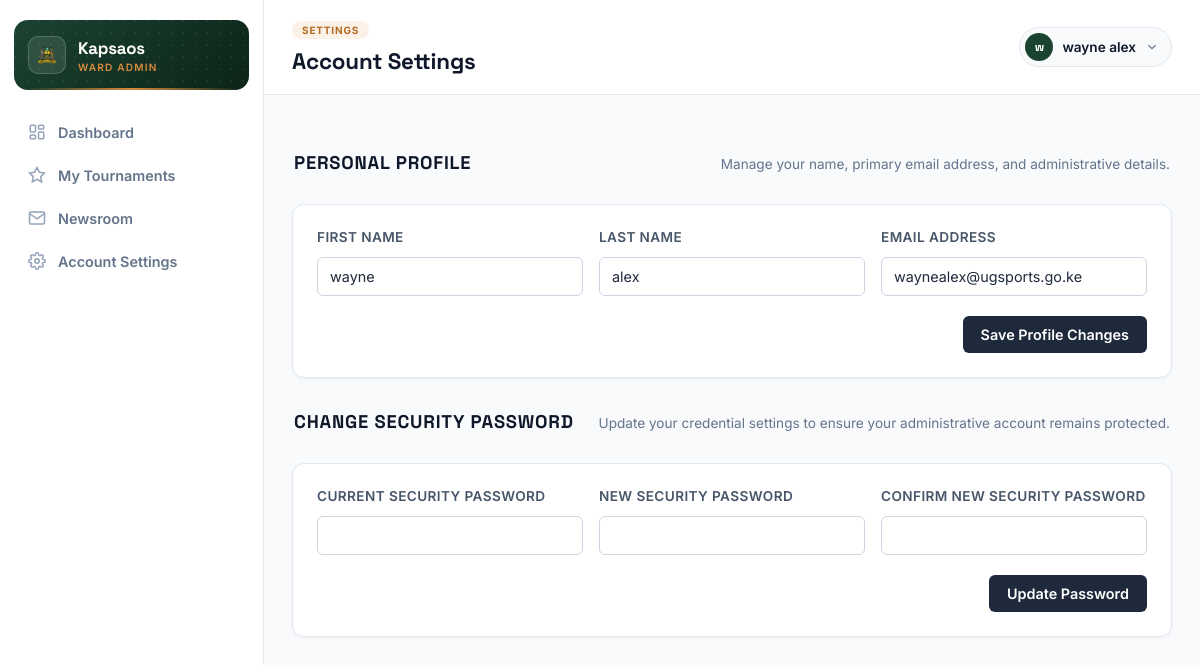
The app's page /accounts/ward/account/settings/ (signed in) with its own data.
### accounts/models.py (models this page shows, shortened)
class User(AbstractUser):
    class Role(models.TextChoices):
        SYSTEM_ADMIN = 'system_admin', 'System Admin'
        COUNTY_ICT_OFFICER = 'county_ict', 'County ICT Officer'
        SUB_COUNTY_ADMIN = 'sub_county_admin', 'Sub-County Admin'
        WARD_ADMIN = 'ward_admin', 'Ward Admin'
        TEAM_MANAGER = 'team_manager', 'Team Manager'
    role = models.CharField(max_length=20, choices=Role.choices)
    sub_county = models.ForeignKey(
        SubCounty, on_delete=models.PROTECT, null=True, blank=True, related_name='admins'
    )
    ward = models.ForeignKey(
        Ward, on_delete=models.PROTECT, null=True, blank=True, related_name='admins'
    )
    phone_number = models.CharField(max_length=20, blank=True)

class Ward(models.Model):
    sub_county = models.ForeignKey(SubCounty, on_delete=models.CASCADE, related_name='wards')
    name = models.CharField(max_length=100)
    created_at = models.DateTimeField(auto_now_add=True)
    class Meta:
        verbose_name_plural = "Wards"
        unique_together = ('sub_county', 'name')
        ordering = ['sub_county__name', 'name']

### accounts/views.py (the view, shortened to what this page needs)
# urls.py: path('ward/account/settings/', views.ward_account_settings, name='ward_account_settings'),
@ward_admin_required
@login_required
def ward_account_settings(request):
    if not hasattr(request.user, 'ward') or not request.user.ward:
        messages.error(request, "Access denied. Only Ward Admins can access this panel.")
        return redirect('login')
    ward = request.user.ward
    profile_form = WardAdminProfileForm(instance=request.user)
    password_form = PasswordChangeForm(user=request.user)
    context = {
        'active_nav': 'account',
        'ward': ward,
        'profile_form': profile_form,
        'password_form': password_form,
    }
    return render(request, 'ward/account.html', context)

### accounts/forms.py (shortened to what this page needs)
class WardAdminProfileForm(forms.ModelForm):
    first_name = forms.CharField(max_length=150, required=True)
    last_name = forms.CharField(max_length=150, required=True)
    email = forms.EmailField(required=True)
    class Meta:
        model = User
        fields = ['first_name', 'last_name', 'email']
    def __init__(self, *args, **kwargs):
        super().__init__(*args, **kwargs)
        self.fields['email'].widget.attrs['readonly'] = 'readonly'

### accounts/templates/ward/account.html (shortened to what this page needs)
{% extends "ward/wardadmin_base.html" %}
{% block page_eyebrow %}Settings{% endblock %}
{% block page_title %}Account Settings{% endblock %}
{% block content %}
<div class="group-header-row" style="margin-bottom: 12px;">
    <h3 class="group-header">Personal Profile</h3>
    <p class="group-subheader">Manage your name, primary email address, and administrative details.</p>
</div>
<div class="settings-card">
    <form method="post">
        <div class="form-grid-columns" style="display: grid; grid-template-columns: repeat(auto-fit, minmax(250px, 1fr)); gap: 16px; margin-bottom: 20px;">
            <div class="form-field-box">
                <label for="{{ profile_form.first_name.id_for_label }}">First Name</label>
                {{ profile_form.first_name }}
            </div>
            <div class="form-field-box">
                <label for="{{ profile_form.last_name.id_for_label }}">Last Name</label>
                {{ profile_form.last_name }}
            </div>
            <div class="form-field-box">
                <label for="{{ profile_form.email.id_for_label }}">Email Address</label>
                {{ profile_form.email }}
            </div>
        </div>
        <div class="form-actions" style="display: flex; justify-content: flex-end;">
            <button type="submit" class="btn-primary">Save Profile Changes</button>
        </div>
    </form>
</div>
<div class="group-header-row" style="margin-top: 32px; margin-bottom: 12px;">
    <h3 class="group-header">Change Security Password</h3>
    <p class="group-subheader">Update your credential settings to ensure your administrative account remains protected.</p>
</div>
<div class="settings-card">
    <form method="post">
        <div class="form-grid-columns" style="display: grid; grid-template-columns: repeat(auto-fit, minmax(250px, 1fr)); gap: 16px; margin-bottom: 20px;">
            <div class="form-field-box">
                <label for="{{ password_form.old_password.id_for_label }}">Current Security Password</label>
                {{ password_form.old_password }}
            </div>
            <div class="form-field-box">
                <label for="{{ password_form.new_password1.id_for_label }}">New Security Password</label>
                {{ password_form.new_password1 }}
            </div>
            <div class="form-field-box">
                <label for="{{ password_form.new_password2.id_for_label }}">Confirm New Security Password</label>
                {{ password_form.new_password2 }}
            </div>
        </div>
        <div class="form-actions" style="display: flex; justify-content: flex-end;">
            <button type="submit" class="btn-primary">Update Password</button>
        </div>
    </form>
</div>
{% endblock %}

### accounts/templates/ward/wardadmin_base.html (shortened to what this page needs)
{% load static %}
<!DOCTYPE html>
<html lang="en">
<head>
</head>
<body>
<div class="dashboard-wrapper">
    <aside class="sidebar" id="sidebar">
        <div class="sidebar-brand">
            <div class="sidebar-crest"><img src="{% static 'UG_LOGO.png' %}" alt="Logo"></div>
            <div class="sidebar-title">
                <h1>{{ request.user.ward.name }}</h1>
                <p>Ward Admin</p>
            </div>
        </div>
        <nav>
            <ul class="nav-menu">
                <li><a href="{% url 'ward_dashboard' %}" class="nav-item {% if active_nav == 'dashboard' %}active{% endif %}">
                    <svg viewBox="0 0 24 24"><rect x="3" y="3" width="7" height="9" rx="1.5"/><rect x="14" y="3" width="7" height="5" rx="1.5"/><rect x="14" y="12" width="7" height="9" rx="1.5"/><rect x="3" y="16" width="7" height="5" rx="1.5"/></svg>
                    Dashboard
                </a></li>
                <li><a href="{% url 'ward_tournament' %}" class="nav-item {% if active_nav == 'tournament' %}active{% endif %}">
                    <svg viewBox="0 0 24 24"><path d="M12 2l3.09 6.26L22 9.27l-5 4.87 1.18 6.88L12 17.77l-6.18 3.25L7 14.14 2 9.27l6.91-1.01L12 2z"/></svg>
                    My Tournaments
                </a></li>
                <li><a href="{% url 'ward_newsroom' %}" class="nav-item {% if active_nav == 'news' %}active{% endif %}">
                    <svg viewBox="0 0 24 24"><path d="M4 4h16c1.1 0 2 .9 2 2v12c0 1.1-.9 2-2 2H4c-1.1 0-2-.9-2-2V6c0-1.1.9-2 2-2z"/><polyline points="22,6 12,13 2,6"/></svg>
                    Newsroom
                </a></li>
                <li><a href="{% url 'ward_account_settings' %}" class="nav-item {% if active_nav == 'settings' %}active{% endif %}">
                    Account Settings
                </a></li>
            </ul>
        </nav>
    </aside>
    <main class="main-viewport">
        <header class="top-header-bar">
            <div>
                <div class="eyebrow">{% block page_eyebrow %}Overview{% endblock %}</div>
                <h2>{% block page_title %}Dashboard{% endblock %}</h2>
            </div>
            <div class="header-right">
                <div class="user-pill">
                    <button class="user-pill-trigger" onclick="toggleUserDropdown()">
                        <span class="user-avatar">{{ request.user.first_name|slice:":1"|default:"W" }}</span>
                        <span class="user-label">{{ request.user.get_full_name|default:request.user.username }}</span>
                        <svg viewBox="0 0 24 24" fill="none" stroke-width="2"><polyline points="6 9 12 15 18 9"/></svg>
                    </button>
                </div>
            </div>
        </header>
       <div class="content-area">
            {% block content %}{% endblock %}
        </div>
    </main>
</div>
</body>
</html>

### accounts/templates/ward/account.html (style rules this page uses)
.settings-card { background: #ffffff; border: 1px solid #e2e8f0; border-radius: 12px; padding: 24px; margin-bottom: 24px; box-shadow: 0 1px 3px rgba(0, 0, 0, 0.05); }
.group-header { font-size: 1.15rem; font-weight: 700; color: #0f172a; margin-bottom: 6px; }
.group-subheader { font-size: 0.85rem; color: #64748b; margin-bottom: 20px; }
.form-field-box input { width: 100%; padding: 10px 12px; border: 1px solid #cbd5e1; border-radius: 6px; outline: none; font-size: 0.9rem; color: #1e293b; background-color: #ffffff; transition: border-color 0.15s ease, box-shadow 0.15s ease; }
.form-field-box label { display: block; font-size: 0.85rem; font-weight: 600; color: #475569; margin-bottom: 6px; }
.btn-primary { background: #1e293b; color: #ffffff; border: none; padding: 10px 18px; font-size: 0.9rem; font-weight: 600; border-radius: 6px; cursor: pointer; transition: background-color 0.15s; }

### records on screen
User: user.ward.name "Kapsaos", user.first_name "w", user.get_full_name "wayne alex", first_name "wayne", last_name "alex", email "waynealex@ugsports.go.ke"
